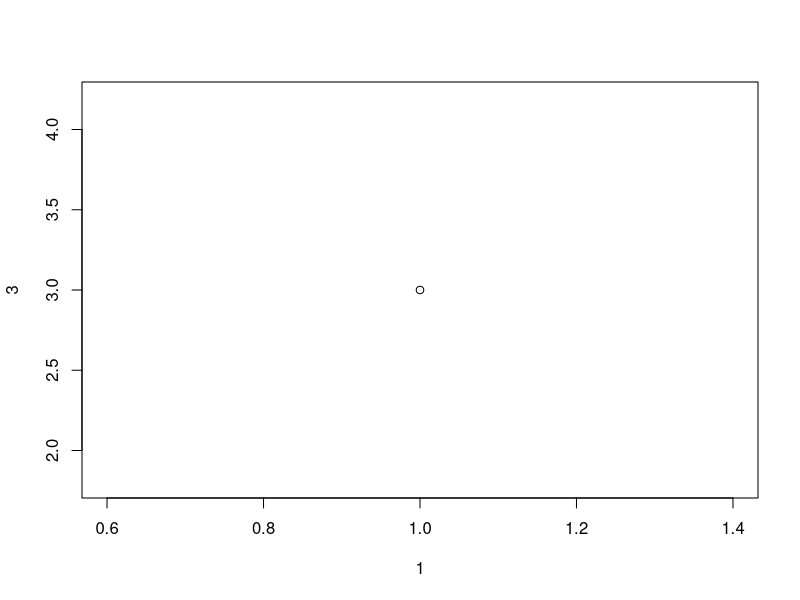
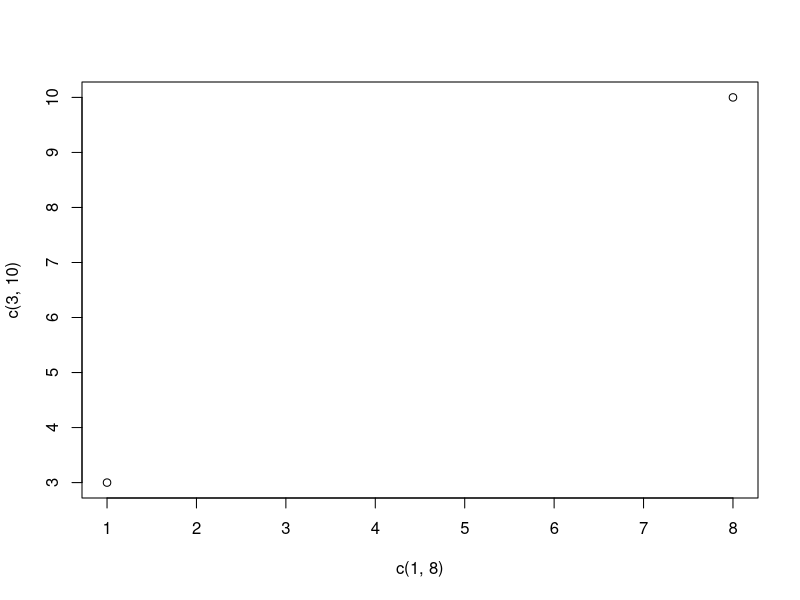
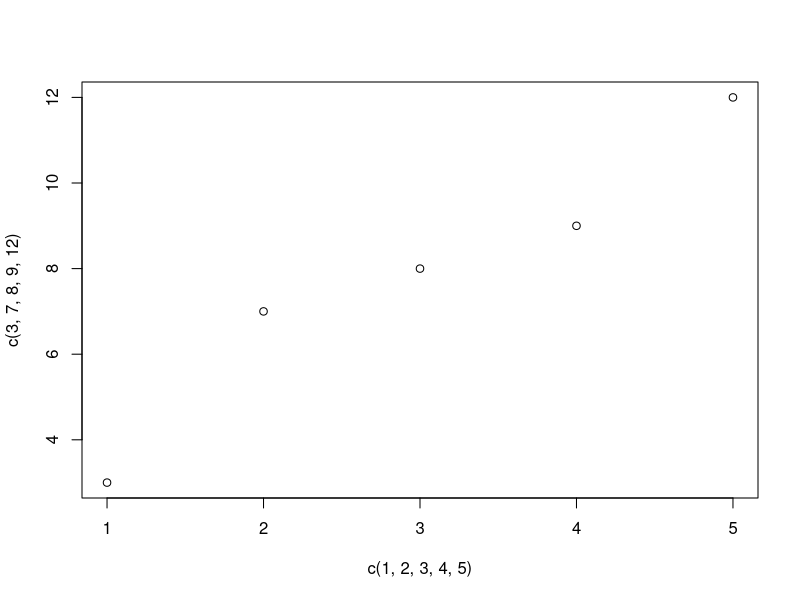
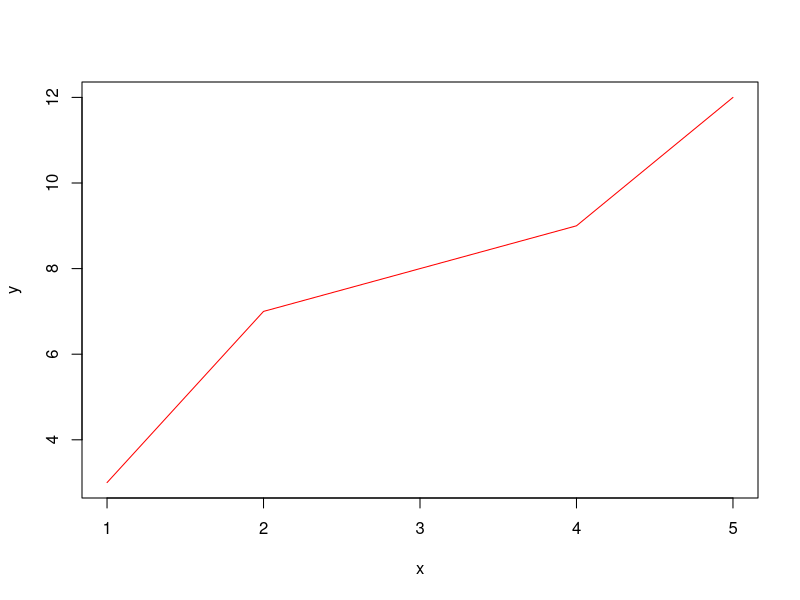
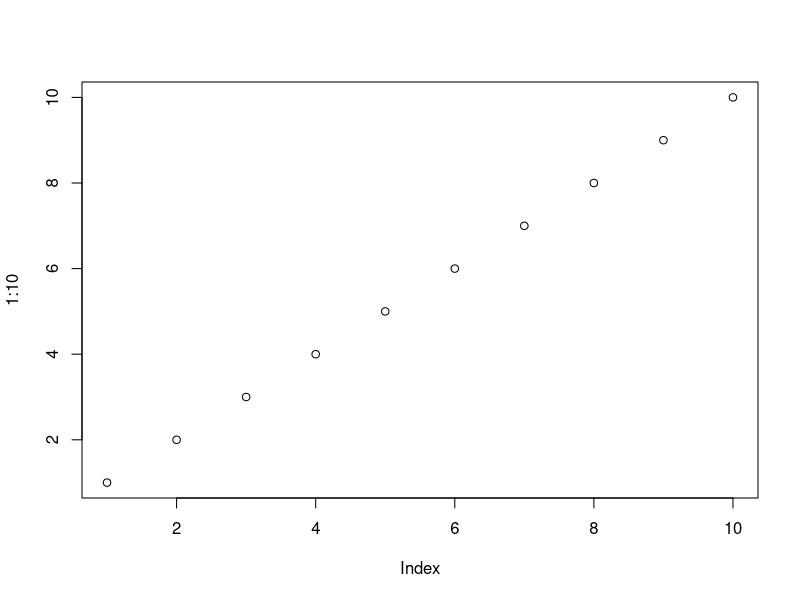
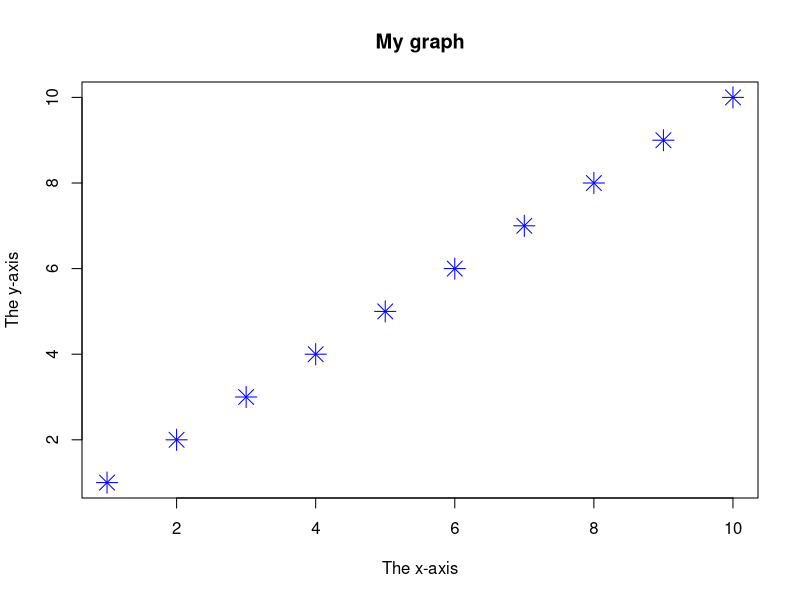
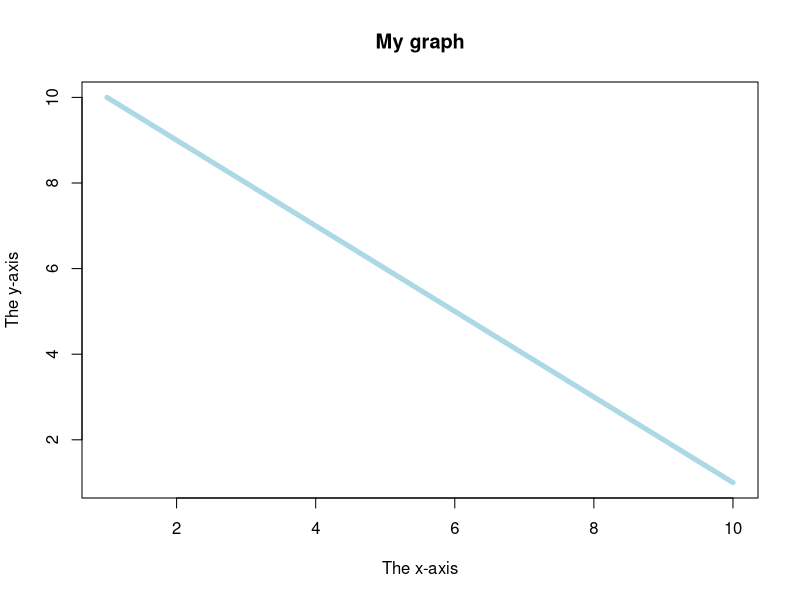
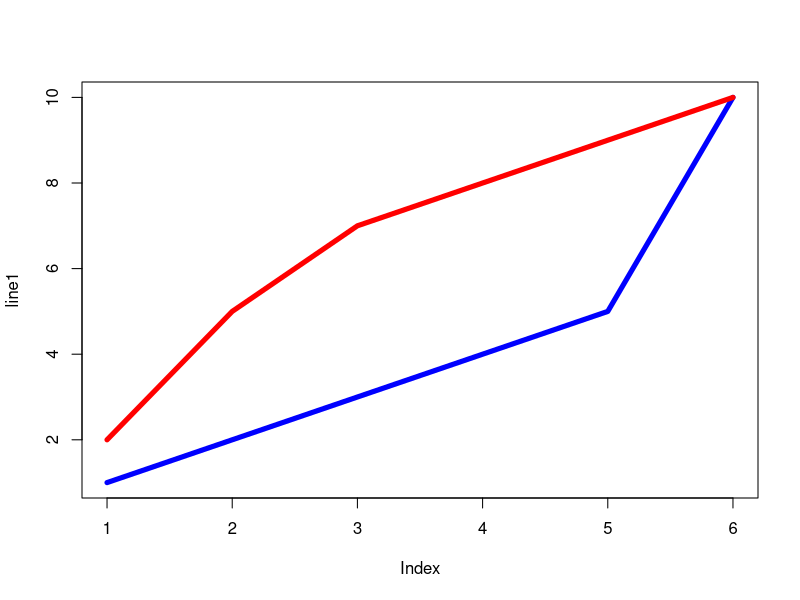

Here is the R script that generated these plots, in order:
#Examples of plot() function.

plot(1,3)

plot(c(1,8),c(3,10))

plot(c(1,2,3,4,5),c(3,7,8,9,12))

x <- c(1,2,3,4,5)
y <- c(3,7,8,9,12)

plot(x,y,type = "l",col = "red")

plot(1:10)

plot(1:10, main = "My graph", xlab = "The x-axis", ylab = "The y-axis", col = "blue", pch= 8, cex = 2)

plot(10:1, main = "My graph", xlab = "The x-axis", ylab = "The y-axis", col = "lightblue",type = "l", lwd= 5)

#multiple line plotting
line1 <- c(1,2,3,4,5,10)
line2 <- c(2,5,7,8,9,10)

plot(line1, type = "l", col = "blue", lwd = 5)
lines(line2, type= "l", col = "red", lwd = 5)

x <- c(5,7,8,7,2,2,9,4,11,12,9,6)
y <- c(99,86,87,88,111,103,87,94,78,77,85,86)

plot(x,y, main = "Observation of Cars", xlab = "Car age", ylab = "Car speed", col = "purple", lwd = 3)



#pie charts
x <- c(10,20,30,40,30)
pie(x)
pie(x, init.angle = 90)

mylabel <- c("Apples", "Bananas", "Cherries", "Dates", "Orange")

colors <- c("green", "yellow", "red", "black", "orange")

pie(x, label= mylabel, main = "Fruits", col = colors)

legend("bottomright", mylabel, fill =colors) 


#bar graph
x <- c("A", "B", "C", "D")
y <- c(2, 4, 6, 8)

barplot(y, names.arg = x, col = "lightblue")

barplot(y, names.arg = x, col= "purple", horiz = TRUE) #horizontal



#histogram - frequency of occurance
v <- c(9,13,21,8,36,22,12,41,31,33,19)

hist(v, xlab = "Weight", col= "green", border= "red")

hist(v, xlab = "weight", col= "pink", border= "blue", xlim = c(0,40), ylim = c(0,3), breaks = 5, lwd = 5)


#boxplot
input <- mtcars[,c('mpg','cyl')]
boxplot(mpg ~ cyl, data = mtcars, xlab = "Number of Cylinders", ylab = "Miles per Gallon", main = "Mileage Data", col = "darkgreen")


